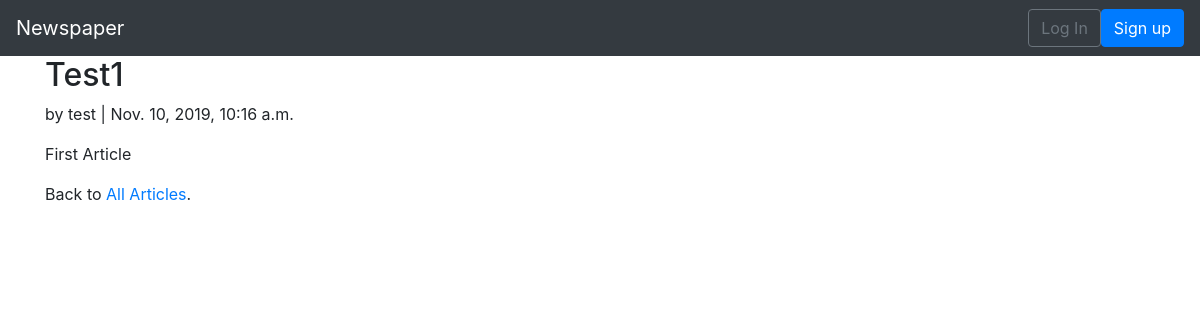
/articles/1/, run on the app's committed database.
### articles/models.py (models this page shows, shortened)
class Article(models.Model):
	title = models.CharField(max_length=255)
	body = models.TextField()
	date = models.DateTimeField(auto_now_add=True)
	author = models.ForeignKey(
			get_user_model(),
			on_delete=models.CASCADE
		)

### users/models.py (models this page shows)
class CustomUser(AbstractUser):
	age = models.PositiveIntegerField(null=True,blank=True)
	address = models.TextField(null=True)

### articles/views.py (the view)
# urls.py: path('<int:pk>/',DetailArticleView.as_view(),name='article_detail'),
class DetailArticleView(DetailView):
	model = Article
	template_name = 'article_detail.html'

### templates/article_detail.html (shortened to what this page needs)
{% extends 'base.html' %}
{% block content %}
	<div class="article-entry">
	<h2>{{ object.title }}</h2>
	<p>by {{ object.author }} | {{ object.date }}</p>
	<p>{{ object.body }}</p>
	</div>
	<p>Back to <a href="{% url 'article_list' %}">All Articles</a>.</p>
{% endblock content %}

### data on the page
Article: title "Test1", author "test", date "Nov. 10, 2019, 10:16 a.m.", body "First Article"
